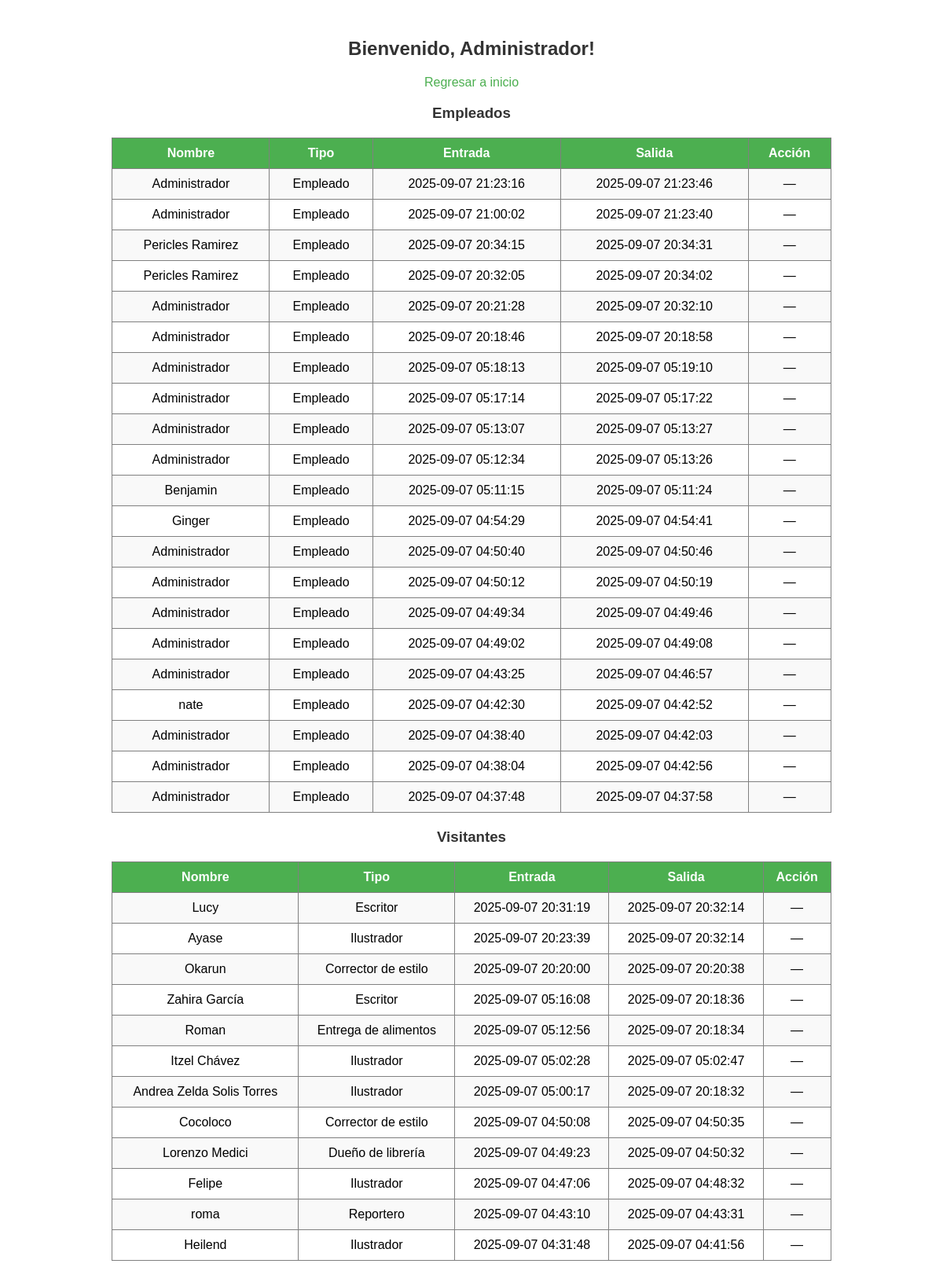
Page /dashboard.php (signed in) on the committed database.
### tables this page shows
CREATE TABLE `accesos` (
  `id` int NOT NULL,
  `tipo` varchar(50) NOT NULL,
  `nombre` varchar(100) NOT NULL,
  `fecha_entrada` datetime DEFAULT CURRENT_TIMESTAMP,
  `fecha_salida` datetime DEFAULT NULL
);

### dashboard.php (the view, shortened to what this page needs)
<?php
include 'db.php';
?>
<!DOCTYPE html>
<html lang="es">
<head>
<link rel="stylesheet" href="style.css">
</head>
<body>
<h2>Bienvenido, <?php echo htmlspecialchars($_SESSION['usuario']); ?>!</h2>
<p><a href="logout.php">Regresar a inicio</a></p>
<h3>Empleados</h3>
<table border="1">
<tr>
    <th>Nombre</th><th>Tipo</th><th>Entrada</th><th>Salida</th><th>Acción</th>
</tr>
<?php
$res = $conn->query("SELECT id,nombre,tipo,fecha_entrada,fecha_salida FROM accesos WHERE tipo='Empleado' ORDER BY fecha_entrada DESC");
while($row = $res->fetch_assoc()){
    echo "<tr>";
    echo "<td>".htmlspecialchars($row['nombre'])."</td>";
    echo "<td>".htmlspecialchars($row['tipo'])."</td>";
    echo "<td>".$row['fecha_entrada']."</td>";
    echo "<td>".($row['fecha_salida'] ?? 'Dentro')."</td>";
    if($row['fecha_salida']===null) echo "<td><a href='dashboard.php?salida_id=".$row['id']."'>Registrar salida</a></td>";
    else echo "<td>—</td>";
    echo "</tr>";
}
?>
</table>
<h3>Visitantes</h3>
<table border="1">
<tr>
    <th>Nombre</th><th>Tipo</th><th>Entrada</th><th>Salida</th><th>Acción</th>
</tr>
<?php
$res = $conn->query("SELECT id,nombre,tipo,fecha_entrada,fecha_salida FROM accesos WHERE tipo!='Empleado' ORDER BY fecha_entrada DESC");
while($row = $res->fetch_assoc()){
    echo "<tr>";
    echo "<td>".htmlspecialchars($row['nombre'])."</td>";
    echo "<td>".htmlspecialchars($row['tipo'])."</td>";
    echo "<td>".$row['fecha_entrada']."</td>";
    echo "<td>".($row['fecha_salida'] ?? 'Dentro')."</td>";
    if($row['fecha_salida']===null) echo "<td><a href='dashboard.php?salida_id=".$row['id']."'>Registrar salida</a></td>";
    else echo "<td>—</td>";
    echo "</tr>";
}
?>
</table>
</body>
</html>

### style.css (style rules this page uses)
body { font-family: Arial, sans-serif; background-color: #ffff; text-align: center; padding: 20px; }
h2, h3 { color: #333; }
table { margin: 20px auto; border-collapse: collapse; width: 80%; }
th, td { padding: 10px; }
th { background-color: #4CAF50; color: white; }
tr:nth-child(even) { background-color: #f9f9f9; }
a { text-decoration: none; color: #4CAF50; }

### rows in the picture
accesos: nombre "Administrador", tipo "Empleado", fecha_entrada "2025-09-07 21:23:16", fecha_salida "2025-09-07 21:23:46"
accesos: nombre "Administrador", tipo "Empleado", fecha_entrada "2025-09-07 21:00:02", fecha_salida "2025-09-07 21:23:40"
accesos: nombre "Pericles Ramirez", tipo "Empleado", fecha_entrada "2025-09-07 20:34:15", fecha_salida "2025-09-07 20:34:31"
accesos: nombre "Pericles Ramirez", tipo "Empleado", fecha_entrada "2025-09-07 20:32:05", fecha_salida "2025-09-07 20:34:02"
accesos: nombre "Administrador", tipo "Empleado", fecha_entrada "2025-09-07 20:21:28", fecha_salida "2025-09-07 20:32:10"
accesos: nombre "Administrador", tipo "Empleado", fecha_entrada "2025-09-07 20:18:46", fecha_salida "2025-09-07 20:18:58"
accesos: nombre "Administrador", tipo "Empleado", fecha_entrada "2025-09-07 05:18:13", fecha_salida "2025-09-07 05:19:10"
accesos: nombre "Administrador", tipo "Empleado", fecha_entrada "2025-09-07 05:17:14", fecha_salida "2025-09-07 05:17:22"
accesos: nombre "Administrador", tipo "Empleado", fecha_entrada "2025-09-07 05:13:07", fecha_salida "2025-09-07 05:13:27"
accesos: nombre "Administrador", tipo "Empleado", fecha_entrada "2025-09-07 05:12:34", fecha_salida "2025-09-07 05:13:26"
accesos: nombre "Benjamin", tipo "Empleado", fecha_entrada "2025-09-07 05:11:15", fecha_salida "2025-09-07 05:11:24"
accesos: nombre "Ginger", tipo "Empleado", fecha_entrada "2025-09-07 04:54:29", fecha_salida "2025-09-07 04:54:41"
accesos: nombre "Administrador", tipo "Empleado", fecha_entrada "2025-09-07 04:50:40", fecha_salida "2025-09-07 04:50:46"
accesos: nombre "Administrador", tipo "Empleado", fecha_entrada "2025-09-07 04:50:12", fecha_salida "2025-09-07 04:50:19"
accesos: nombre "Administrador", tipo "Empleado", fecha_entrada "2025-09-07 04:49:34", fecha_salida "2025-09-07 04:49:46"
accesos: nombre "Administrador", tipo "Empleado", fecha_entrada "2025-09-07 04:49:02", fecha_salida "2025-09-07 04:49:08"
accesos: nombre "Administrador", tipo "Empleado", fecha_entrada "2025-09-07 04:43:25", fecha_salida "2025-09-07 04:46:57"
accesos: nombre "nate", tipo "Empleado", fecha_entrada "2025-09-07 04:42:30", fecha_salida "2025-09-07 04:42:52"
accesos: nombre "Administrador", tipo "Empleado", fecha_entrada "2025-09-07 04:38:40", fecha_salida "2025-09-07 04:42:03"
accesos: nombre "Administrador", tipo "Empleado", fecha_entrada "2025-09-07 04:38:04", fecha_salida "2025-09-07 04:42:56"
accesos: nombre "Administrador", tipo "Empleado", fecha_entrada "2025-09-07 04:37:48", fecha_salida "2025-09-07 04:37:58"
accesos: nombre "Lucy", tipo "Escritor", fecha_entrada "2025-09-07 20:31:19", fecha_salida "2025-09-07 20:32:14"
accesos: nombre "Ayase", tipo "Ilustrador", fecha_entrada "2025-09-07 20:23:39", fecha_salida "2025-09-07 20:32:14"
accesos: nombre "Okarun", tipo "Corrector de estilo", fecha_entrada "2025-09-07 20:20:00", fecha_salida "2025-09-07 20:20:38"
accesos: nombre "Zahira García", tipo "Escritor", fecha_entrada "2025-09-07 05:16:08", fecha_salida "2025-09-07 20:18:36"
accesos: nombre "Roman", tipo "Entrega de alimentos", fecha_entrada "2025-09-07 05:12:56", fecha_salida "2025-09-07 20:18:34"
accesos: nombre "Itzel Chávez", tipo "Ilustrador", fecha_entrada "2025-09-07 05:02:28", fecha_salida "2025-09-07 05:02:47"
accesos: nombre "Andrea Zelda Solis Torres", tipo "Ilustrador", fecha_entrada "2025-09-07 05:00:17", fecha_salida "2025-09-07 20:18:32"
accesos: nombre "Cocoloco", tipo "Corrector de estilo", fecha_entrada "2025-09-07 04:50:08", fecha_salida "2025-09-07 04:50:35"
accesos: nombre "Lorenzo Medici", tipo "Dueño de librería", fecha_entrada "2025-09-07 04:49:23", fecha_salida "2025-09-07 04:50:32"
accesos: nombre "Felipe", tipo "Ilustrador", fecha_entrada "2025-09-07 04:47:06", fecha_salida "2025-09-07 04:48:32"
accesos: nombre "roma", tipo "Reportero", fecha_entrada "2025-09-07 04:43:10", fecha_salida "2025-09-07 04:43:31"
accesos: nombre "Heilend", tipo "Ilustrador", fecha_entrada "2025-09-07 04:31:48", fecha_salida "2025-09-07 04:41:56"

### other values in the picture
$_SESSION['usuario'] "Administrador"
